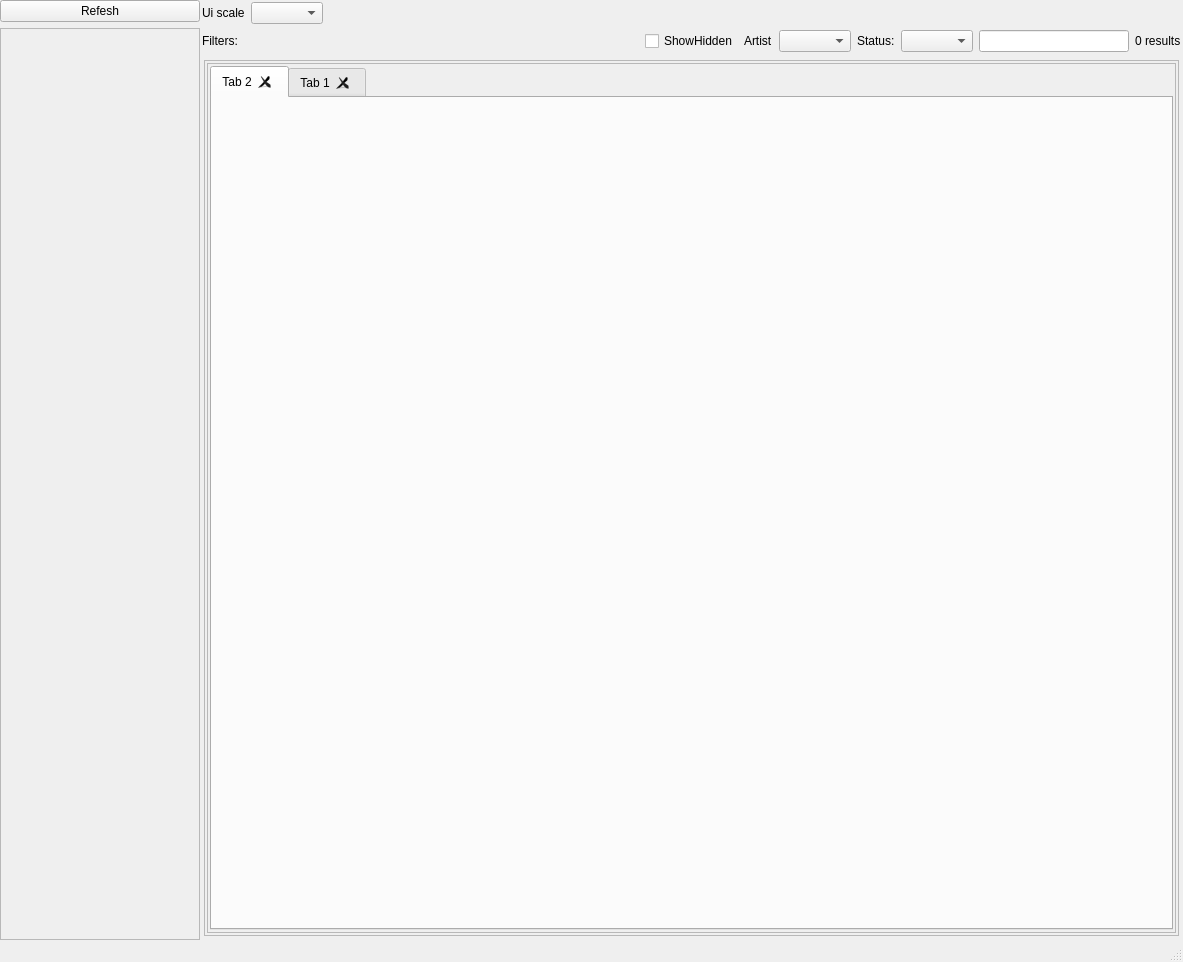
<?xml version="1.0" encoding="UTF-8"?>
<ui version="4.0">
 <class>MainWindow</class>
 <widget class="QMainWindow" name="MainWindow">
  <property name="geometry">
   <rect>
    <x>0</x>
    <y>0</y>
    <width>1183</width>
    <height>962</height>
   </rect>
  </property>
  <property name="windowTitle">
   <string>MainWindow</string>
  </property>
  <widget class="QWidget" name="centralwidget">
   <layout class="QHBoxLayout" name="horizontalLayout_5">
    <property name="leftMargin">
     <number>0</number>
    </property>
    <property name="topMargin">
     <number>0</number>
    </property>
    <property name="rightMargin">
     <number>0</number>
    </property>
    <property name="bottomMargin">
     <number>0</number>
    </property>
    <item>
     <widget class="QFrame" name="main_layout">
      <layout class="QHBoxLayout" name="horizontalLayout_2">
       <property name="spacing">
        <number>0</number>
       </property>
       <property name="leftMargin">
        <number>0</number>
       </property>
       <property name="topMargin">
        <number>0</number>
       </property>
       <property name="rightMargin">
        <number>0</number>
       </property>
       <property name="bottomMargin">
        <number>0</number>
       </property>
       <item>
        <widget class="QFrame" name="left_bar">
         <property name="minimumSize">
          <size>
           <width>200</width>
           <height>0</height>
          </size>
         </property>
         <property name="maximumSize">
          <size>
           <width>300</width>
           <height>16777215</height>
          </size>
         </property>
         <layout class="QVBoxLayout" name="verticalLayout_3">
          <property name="leftMargin">
           <number>0</number>
          </property>
          <property name="topMargin">
           <number>0</number>
          </property>
          <property name="rightMargin">
           <number>0</number>
          </property>
          <property name="bottomMargin">
           <number>0</number>
          </property>
          <item>
           <widget class="QPushButton" name="btn_refresh">
            <property name="text">
             <string>Refesh</string>
            </property>
           </widget>
          </item>
          <item>
           <widget class="QFrame" name="frame_jobs">
            <property name="frameShape">
             <enum>QFrame::Shape::StyledPanel</enum>
            </property>
            <property name="frameShadow">
             <enum>QFrame::Shadow::Raised</enum>
            </property>
            <layout class="QVBoxLayout" name="verticalLayout">
             <property name="leftMargin">
              <number>0</number>
             </property>
             <property name="topMargin">
              <number>0</number>
             </property>
             <property name="rightMargin">
              <number>0</number>
             </property>
             <property name="bottomMargin">
              <number>0</number>
             </property>
            </layout>
           </widget>
          </item>
         </layout>
        </widget>
       </item>
       <item>
        <widget class="QWidget" name="right_panel" native="true">
         <layout class="QVBoxLayout" name="verticalLayout_5">
          <property name="leftMargin">
           <number>2</number>
          </property>
          <property name="topMargin">
           <number>2</number>
          </property>
          <property name="rightMargin">
           <number>2</number>
          </property>
          <property name="bottomMargin">
           <number>2</number>
          </property>
          <item>
           <widget class="QWidget" name="top_bar" native="true">
            <property name="maximumSize">
             <size>
              <width>16777215</width>
              <height>50</height>
             </size>
            </property>
            <layout class="QHBoxLayout" name="horizontalLayout_3">
             <property name="leftMargin">
              <number>0</number>
             </property>
             <property name="topMargin">
              <number>0</number>
             </property>
             <property name="rightMargin">
              <number>0</number>
             </property>
             <property name="bottomMargin">
              <number>0</number>
             </property>
             <item>
              <widget class="QLabel" name="label_3">
               <property name="text">
                <string>Ui scale</string>
               </property>
              </widget>
             </item>
             <item>
              <widget class="QComboBox" name="comboBox_preview_size"/>
             </item>
             <item>
              <spacer name="horizontalSpacer_2">
               <property name="orientation">
                <enum>Qt::Orientation::Horizontal</enum>
               </property>
               <property name="sizeHint" stdset="0">
                <size>
                 <width>40</width>
                 <height>20</height>
                </size>
               </property>
              </spacer>
             </item>
            </layout>
           </widget>
          </item>
          <item>
           <widget class="QWidget" name="search_bar" native="true">
            <property name="maximumSize">
             <size>
              <width>16777215</width>
              <height>50</height>
             </size>
            </property>
            <layout class="QHBoxLayout" name="horizontalLayout_4">
             <property name="leftMargin">
              <number>0</number>
             </property>
             <property name="topMargin">
              <number>0</number>
             </property>
             <property name="rightMargin">
              <number>0</number>
             </property>
             <property name="bottomMargin">
              <number>0</number>
             </property>
             <item>
              <widget class="QLabel" name="label_mode_state">
               <property name="text">
                <string>Filters:</string>
               </property>
              </widget>
             </item>
             <item>
              <spacer name="horizontalSpacer">
               <property name="orientation">
                <enum>Qt::Orientation::Horizontal</enum>
               </property>
               <property name="sizeHint" stdset="0">
                <size>
                 <width>40</width>
                 <height>20</height>
                </size>
               </property>
              </spacer>
             </item>
             <item>
              <widget class="QCheckBox" name="checkBox_hidden">
               <property name="text">
                <string>ShowHidden</string>
               </property>
               <property name="tristate">
                <bool>false</bool>
               </property>
              </widget>
             </item>
             <item>
              <widget class="QLabel" name="label">
               <property name="text">
                <string>Artist</string>
               </property>
              </widget>
             </item>
             <item>
              <widget class="QComboBox" name="comboBox_sort_artist"/>
             </item>
             <item>
              <widget class="QLabel" name="label_2">
               <property name="text">
                <string>Status:</string>
               </property>
              </widget>
             </item>
             <item>
              <widget class="QComboBox" name="comboBox_sort_status"/>
             </item>
             <item>
              <widget class="QLineEdit" name="Search_bar">
               <property name="maximumSize">
                <size>
                 <width>150</width>
                 <height>16777215</height>
                </size>
               </property>
               <property name="text">
                <string/>
               </property>
              </widget>
             </item>
             <item>
              <widget class="QLabel" name="Label_results">
               <property name="text">
                <string>0 results</string>
               </property>
              </widget>
             </item>
            </layout>
           </widget>
          </item>
          <item>
           <widget class="QWidget" name="preview_container" native="true">
            <layout class="QGridLayout" name="gridLayout">
             <property name="leftMargin">
              <number>2</number>
             </property>
             <property name="topMargin">
              <number>2</number>
             </property>
             <property name="rightMargin">
              <number>2</number>
             </property>
             <property name="bottomMargin">
              <number>2</number>
             </property>
             <item row="0" column="0">
              <widget class="QScrollArea" name="preview_scroll">
               <property name="widgetResizable">
                <bool>true</bool>
               </property>
               <widget class="QWidget" name="scrollArea_frame">
                <property name="geometry">
                 <rect>
                  <x>0</x>
                  <y>0</y>
                  <width>973</width>
                  <height>834</height>
                 </rect>
                </property>
                <layout class="QHBoxLayout" name="horizontalLayout">
                 <property name="leftMargin">
                  <number>2</number>
                 </property>
                 <property name="topMargin">
                  <number>2</number>
                 </property>
                 <property name="rightMargin">
                  <number>2</number>
                 </property>
                 <property name="bottomMargin">
                  <number>2</number>
                 </property>
                 <item>
                  <widget class="QFrame" name="frame">
                   <property name="frameShape">
                    <enum>QFrame::Shape::StyledPanel</enum>
                   </property>
                   <property name="frameShadow">
                    <enum>QFrame::Shadow::Raised</enum>
                   </property>
                   <layout class="QVBoxLayout" name="verticalLayout_2">
                    <property name="leftMargin">
                     <number>2</number>
                    </property>
                    <property name="topMargin">
                     <number>2</number>
                    </property>
                    <property name="rightMargin">
                     <number>2</number>
                    </property>
                    <property name="bottomMargin">
                     <number>2</number>
                    </property>
                    <item>
                     <widget class="QTabWidget" name="timelines_tabs">
                      <property name="currentIndex">
                       <number>0</number>
                      </property>
                      <property name="documentMode">
                       <bool>false</bool>
                      </property>
                      <property name="tabsClosable">
                       <bool>true</bool>
                      </property>
                      <property name="movable">
                       <bool>true</bool>
                      </property>
                      <property name="tabBarAutoHide">
                       <bool>true</bool>
                      </property>
                      <widget class="QWidget" name="tab_2">
                       <attribute name="title">
                        <string>Tab 2</string>
                       </attribute>
                      </widget>
                      <widget class="QWidget" name="tab">
                       <attribute name="title">
                        <string>Tab 1</string>
                       </attribute>
                      </widget>
                     </widget>
                    </item>
                   </layout>
                  </widget>
                 </item>
                </layout>
               </widget>
              </widget>
             </item>
            </layout>
           </widget>
          </item>
         </layout>
        </widget>
       </item>
      </layout>
     </widget>
    </item>
   </layout>
  </widget>
  <widget class="QMenuBar" name="menubar">
   <property name="geometry">
    <rect>
     <x>0</x>
     <y>0</y>
     <width>1183</width>
     <height>25</height>
    </rect>
   </property>
  </widget>
  <widget class="QStatusBar" name="statusbar"/>
 </widget>
 <resources/>
 <connections/>
</ui>
